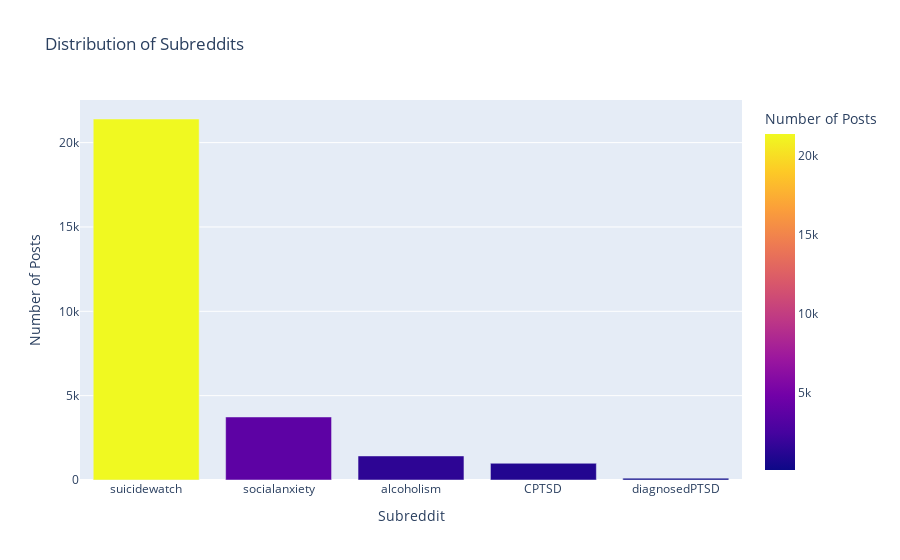

Notebook code for this chart:
### Markdown cell above
The above summary offers insights into how posts are distributed among various subreddits in our dataset. The numerical values indicate the post counts for each respective subreddit, providing an understanding of the representation of each subreddit in our data.

### Code cell
# Plot for the distribution of  the Subreddits

subreddit_distribution = df['Subreddit'].value_counts().reset_index()
subreddit_distribution.columns = ['Subreddit', 'Number of Posts']

# Create a bar plot with a colorful palette
fig = px.bar(subreddit_distribution, x='Subreddit', y='Number of Posts', title='Distribution of Subreddits',
             color='Number of Posts', color_discrete_sequence=px.colors.qualitative.Set1)

fig.update_layout(coloraxis_colorbar=dict(title='Number of Posts'))
fig.show()

### Figure 1 — Plotly figure (JSON) as saved in the notebook; plotly's stock layout.template omitted (floating-point values rounded to 4 significant figures)
{"data": [{"alignmentgroup": "True", "hovertemplate": "Subreddit=%{x}<br>Number of Posts=%{marker.color}<extra></extra>", "legendgroup": "", "marker": {"color": [21399, 3736, 1426, 992, 109], "coloraxis": "coloraxis"}, "name": "", "offsetgroup": "", "orientation": "v", "showlegend": false, "textposition": "auto", "type": "bar", "x": ["suicidewatch", "socialanxiety", "alcoholism", "CPTSD", "diagnosedPTSD"], "xaxis": "x", "y": [21399, 3736, 1426, 992, 109], "yaxis": "y"}], "layout": {"barmode": "relative", "coloraxis": {"colorbar": {"title": {"text": "Number of Posts"}}, "colorscale": [[0, "#0d0887"], [0.1111, "#46039f"], [0.2222, "#7201a8"], [0.3333, "#9c179e"], [0.4444, "#bd3786"], [0.5556, "#d8576b"], [0.6667, "#ed7953"], [0.7778, "#fb9f3a"], [0.8889, "#fdca26"], [1, "#f0f921"]]}, "legend": {"tracegroupgap": 0}, "title": {"text": "Distribution of Subreddits"}, "xaxis": {"anchor": "y", "domain": [0, 1], "title": {"text": "Subreddit"}}, "yaxis": {"anchor": "x", "domain": [0, 1], "title": {"text": "Number of Posts"}}}}
